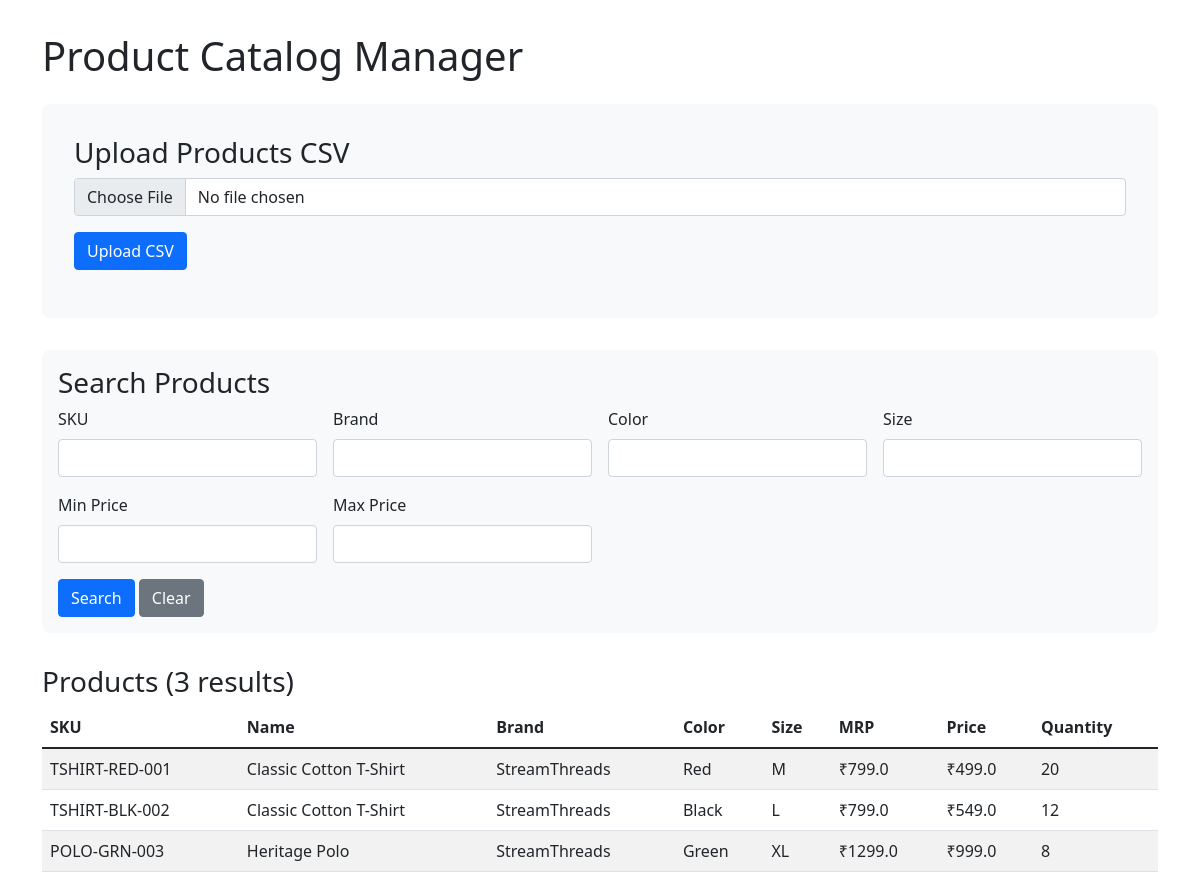
The page / on the database its author committed.
### app/models.py (models this page shows)
class Product(Base):
    __tablename__ = "products"
    sku = Column(String, primary_key=True, index=True)
    name = Column(String, nullable=False)
    brand = Column(String, nullable=False)
    color = Column(String)
    size = Column(String)
    mrp = Column(Float, nullable=False)
    price = Column(Float, nullable=False)
    quantity = Column(Integer, nullable=False)

### app/main.py (the view)
@app.get("/", response_class=HTMLResponse)
async def home(
    request: Request,
    sku: str = Query(None),
    brand: str = Query(None),
    color: str = Query(None),
    size: str = Query(None),
    min_price: float = Query(None),
    max_price: float = Query(None),
    message: str = Query(None),
    message_type: str = Query(None),
    db: Session = Depends(get_db)):
    try:
        query = db.query(models.Product)
        all_products = query.all()
        print(f"Total products in database: {len(all_products)}")
        for p in all_products:
            print(f"Product: SKU={p.sku}, Brand={p.brand}, Color={p.color}, Size={p.size}, Price={p.price}")
        filters = []
        try:
            if sku and sku.strip():
                sku = sku.strip()
                filters.append(models.Product.sku.ilike(f"%{sku}%"))
                print(f"Searching for SKU containing: {sku}")
            if brand and brand.strip():
                brand_search = brand.strip().replace(" ", "").lower()
                from sqlalchemy import func
                filters.append(func.lower(func.replace(models.Product.brand, ' ', '')).ilike(f"%{brand_search}%"))
                print(f"Searching for brand containing: {brand_search}")
            if color and color.strip():
                color_search = color.strip().replace(" ", "").lower()
                filters.append(func.lower(func.replace(models.Product.color, ' ', '')).ilike(f"%{color_search}%"))
                print(f"Searching for color containing: {color_search}")
            if size and size.strip():
                size_search = size.strip().replace(" ", "").lower()
                filters.append(func.lower(func.replace(models.Product.size, ' ', '')).ilike(f"%{size_search}%"))
                print(f"Searching for size containing: {size_search}")
            if min_price is not None:
                try:
                    min_price = float(min_price)
                    filters.append(models.Product.price >= min_price)
                    print(f"Searching for price >= {min_price}")
                except (ValueError, TypeError):
                    print("Invalid min_price value")
            if max_price is not None:
                try:
                    max_price = float(max_price)
                    filters.append(models.Product.price <= max_price)
                    print(f"Searching for price <= {max_price}")
                except (ValueError, TypeError):
                    print("Invalid max_price value")
        except Exception as filter_error:
            print(f"Error constructing filters: {filter_error}")
            import traceback
            print(traceback.format_exc())
            return HTMLResponse(content=f"<h2>Internal Server Error (filter construction)</h2><pre>{str(filter_error)}</pre>", status_code=500)
        if filters:
            try:
                query = query.filter(and_(*filters))
                print(f"SQL Query: {str(query)}")
                products = query.all()
                logger.info(f"Found {len(products)} products after applying {len(filters)} filters")
                for p in products:
                    logger.info(f"Match: SKU={p.sku}, Brand={p.brand}, Color={p.color}, Size={p.size}, Price={p.price}")
            except Exception as query_error:
                print(f"Error executing query: {query_error}")
                import traceback
                print(traceback.format_exc())
                return HTMLResponse(content=f"<h2>Internal Server Error (query execution)</h2><pre>{str(query_error)}</pre>", status_code=500)
        else:
            products = query.all()
            logger.info("No filters applied, showing all products")
        return templates.TemplateResponse(
            "index.html",
            {
                "request": request,
                "products": products,
                "message": message,
                "message_type": message_type,
                "search_params": {
                    "sku": sku or "",
                    "brand": brand or "",
                    "color": color or "",
                    "size": size or "",
                    "min_price": min_price or "",
                    "max_price": max_price or ""
                }
            }
        )
    except Exception as e:
        logger.error(f"Exception in home endpoint: {str(e)}")
        import traceback
        logger.error(traceback.format_exc())
        return HTMLResponse(content=f"<h2>Internal Server Error</h2><pre>{str(e)}</pre>", status_code=500)

### app/templates/index.html (shortened to what this page needs)
<!DOCTYPE html>
<html>
<head>
    <link href="https://cdn.jsdelivr.net/npm/bootstrap@5.1.3/dist/css/bootstrap.min.css" rel="stylesheet">
</head>
<body>
    <div class="container">
        <h1 class="mb-4">Product Catalog Manager</h1>
        <div class="upload-box">
            <h3>Upload Products CSV</h3>
            <form action="/upload" method="post" enctype="multipart/form-data" class="mb-3">
                <div class="mb-3">
                    <input type="file" class="form-control" name="file" accept=".csv" required>
                </div>
                <button type="submit" class="btn btn-primary">Upload CSV</button>
            </form>
        </div>
        <div class="search-box">
            <h3>Search Products</h3>
            <form id="searchForm" method="get" class="row g-3">
                <div class="col-md-3">
                    <label class="form-label">SKU</label>
                    <input type="text" class="form-control" name="sku" value="{{ search_params.sku }}">
                </div>
                <div class="col-md-3">
                    <label class="form-label">Brand</label>
                    <input type="text" class="form-control" name="brand" value="{{ search_params.brand }}">
                </div>
                <div class="col-md-3">
                    <label class="form-label">Color</label>
                    <input type="text" class="form-control" name="color" value="{{ search_params.color }}">
                </div>
                <div class="col-md-3">
                    <label class="form-label">Size</label>
                    <input type="text" class="form-control" name="size" value="{{ search_params.size }}">
                </div>
                <div class="col-md-3">
                    <label class="form-label">Min Price</label>
                    <input type="number" step="0.01" class="form-control" name="min_price" value="{{ search_params.min_price }}">
                </div>
                <div class="col-md-3">
                    <label class="form-label">Max Price</label>
                    <input type="number" step="0.01" class="form-control" name="max_price" value="{{ search_params.max_price }}">
                </div>
                <div class="col-12">
                    <button type="submit" class="btn btn-primary">Search</button>
                    <a href="/" class="btn btn-secondary">Clear</a>
                </div>
            </form>
        </div>
        <div class="results-box mt-4">
            {% if products %}
                <h3>Products ({{ products|length }} results)</h3>
                <div class="table-responsive">
                    <table class="table table-striped">
                        <thead>
                            <tr>
                                <th>SKU</th>
                                <th>Name</th>
                                <th>Brand</th>
                                <th>Color</th>
                                <th>Size</th>
                                <th>MRP</th>
                                <th>Price</th>
                                <th>Quantity</th>
                            </tr>
                        </thead>
                        <tbody>
                            {% for product in products %}
                            <tr>
                                <td>{{ product.sku }}</td>
                                <td>{{ product.name }}</td>
                                <td>{{ product.brand }}</td>
                                <td>{{ product.color }}</td>
                                <td>{{ product.size }}</td>
                                <td>₹{{ product.mrp }}</td>
                                <td>₹{{ product.price }}</td>
                                <td>{{ product.quantity }}</td>
                            </tr>
                            {% endfor %}
                        </tbody>
                    </table>
                </div>
            {% elif request.query_params %}
                <div class="alert alert-info">
                    No products found matching your search criteria. Try adjusting your filters.
                </div>
            {% endif %}
        </div>
    </div>
</body>
</html>

### app/templates/index.html (style rules this page uses)
.container { padding-top: 2rem; }
.search-box { margin: 2rem 0; padding: 1rem; background: #f8f9fa; border-radius: 8px; }
.results-box { margin-top: 2rem; }
.upload-box { padding: 2rem; background: #f8f9fa; border-radius: 8px; margin-bottom: 2rem; }

### rows shown on the page
Product: sku "TSHIRT-RED-001", name "Classic Cotton T-Shirt", brand "StreamThreads", color "Red", size "M", mrp "799.0", price "499.0", quantity "20"
Product: sku "TSHIRT-BLK-002", name "Classic Cotton T-Shirt", brand "StreamThreads", color "Black", size "L", mrp "799.0", price "549.0", quantity "12"
Product: sku "POLO-GRN-003", name "Heritage Polo", brand "StreamThreads", color "Green", size "XL", mrp "1299.0", price "999.0", quantity "8"

### other values the page prints
{{ products|length }} "3"
